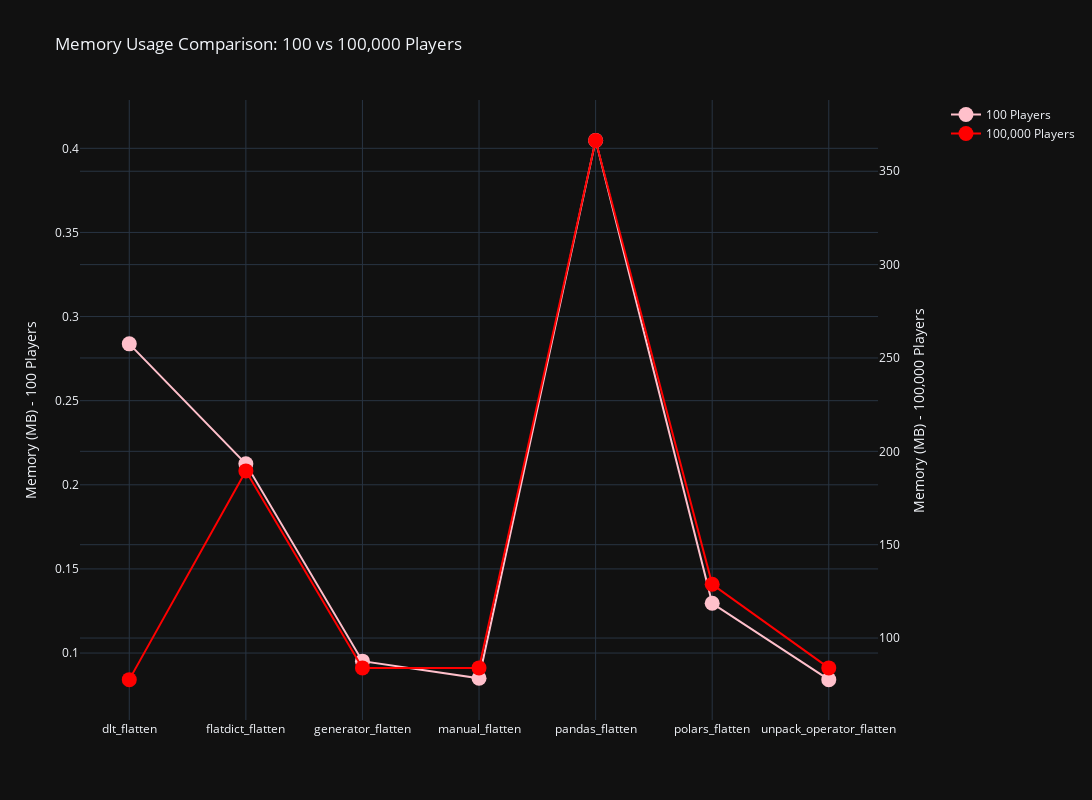

Write notebook code for a chart like this one.
### Code cell
import plotly.graph_objects as go
from plotly.subplots import make_subplots

# Filter data for the two player counts
df_100 = df[df['num_players'] == 100].copy()

# Sort both dataframes by the same order (e.g., by function name)
df_100 = df_100.sort_values('function')
df_max_players = df_max_players.sort_values('function')

# Create figure with secondary y-axis
fig = make_subplots(specs=[[{"secondary_y": True}]])


# Create figure with secondary y-axis
fig = make_subplots(specs=[[{"secondary_y": True}]])

# Add traces for 100 players (left y-axis)
fig.add_trace(
    go.Scatter(
        x=df_100['function'],
        y=df_100['memory_in_mb'],
        name="100 Players",
        mode='lines+markers',
        marker=dict(size=15),
        line=dict(width=2, color='pink')
    ),
    secondary_y=False,
)

# Add traces for 100,000 players (right y-axis)
fig.add_trace(
    go.Scatter(
        x=df_max_players['function'],
        y=df_max_players['memory_in_mb'],
        name="100,000 Players",
        mode='lines+markers',
        marker=dict(size=15),
        line=dict(width=2, color='red')
    ),
    secondary_y=True,
)

# Update layout
fig.update_layout(
    title_text="Memory Usage Comparison: 100 vs 100,000 Players",
    template=template,
    height=height,
    width=width
)

# Set y-axes titles
fig.update_yaxes(title_text="Memory (MB) - 100 Players", secondary_y=False)
fig.update_yaxes(title_text="Memory (MB) - 100,000 Players", secondary_y=True)

fig.show()

### Figure 1 — Plotly figure (JSON) as saved in the notebook; plotly's stock layout.template omitted (floating-point values rounded to 4 significant figures)
{"data": [{"line": {"color": "pink", "width": 2}, "marker": {"size": 15}, "mode": "lines+markers", "name": "100 Players", "type": "scatter", "x": ["dlt_flatten", "flatdict_flatten", "generator_flatten", "manual_flatten", "pandas_flatten", "polars_flatten", "unpack_operator_flatten"], "xaxis": "x", "y": [0.2838, 0.2125, 0.09517, 0.085, 0.4047, 0.1296, 0.0842], "yaxis": "y"}, {"line": {"color": "red", "width": 2}, "marker": {"size": 15}, "mode": "lines+markers", "name": "100,000 Players", "type": "scatter", "x": ["dlt_flatten", "flatdict_flatten", "generator_flatten", "manual_flatten", "pandas_flatten", "polars_flatten", "unpack_operator_flatten"], "xaxis": "x", "y": [77.73, 189.5, 84.01, 84.0, 366.5, 128.8, 84.0], "yaxis": "y2"}], "layout": {"height": 800, "title": {"text": "Memory Usage Comparison: 100 vs 100,000 Players"}, "width": 1200, "xaxis": {"anchor": "y", "domain": [0, 0.94]}, "yaxis": {"anchor": "x", "domain": [0, 1], "title": {"text": "Memory (MB) - 100 Players"}}, "yaxis2": {"anchor": "x", "overlaying": "y", "side": "right", "title": {"text": "Memory (MB) - 100,000 Players"}}}}
